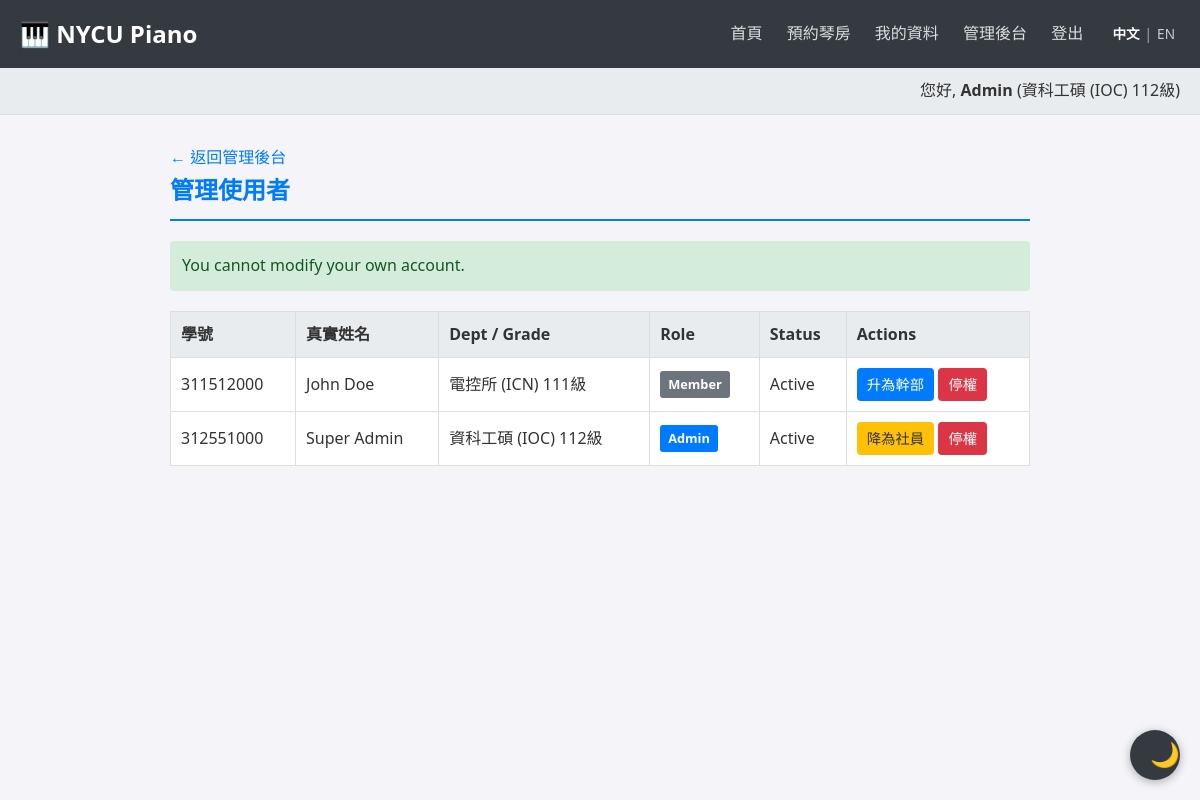
The page /admin/users.php?action=demote&id=1 (signed in) on the database its author committed.
### tables this page shows
CREATE TABLE IF NOT EXISTS users (
    id INT AUTO_INCREMENT PRIMARY KEY,
    student_id VARCHAR(50) NOT NULL UNIQUE,
    password VARCHAR(255) NOT NULL,
    real_name VARCHAR(100) NOT NULL,
    nickname VARCHAR(100),
    department VARCHAR(100),
    grade VARCHAR(20),
    role ENUM('admin', 'member') DEFAULT 'member',
    total_usage_hours FLOAT DEFAULT 0,
    status ENUM('active', 'banned') DEFAULT 'active',
    FOREIGN KEY (student_id) REFERENCES allowed_student_ids(student_id) ON DELETE CASCADE
);

### lang.php (called while the page is built, shortened)
<?php
$currentLang = $_SESSION['lang'];
function __($key) {
    global $translations, $currentLang;
    return isset($translations[$currentLang][$key]) ? $translations[$currentLang][$key] : $key;
}
?>

### admin/users.php (the view, shortened to what this page needs)
<?php
$isAdmin = true;
require '../db_connect.php';
require '../lang.php';
$stmt = $pdo->prepare("SELECT * FROM users WHERE id = ?");
$stmt->execute([$_SESSION['user_id']]);
$user = $stmt->fetch();
$message = '';
if (isset($_GET['action']) && isset($_GET['id'])) {
    $target_id = $_GET['id'];
    if ($target_id == $_SESSION['user_id']) {
        $message = "You cannot modify your own account.";
    }
}
$users_list = $pdo->query("SELECT * FROM users ORDER BY student_id")->fetchAll();
include '../header.php';
?>
<div class="container">
    <a href="dashboard.php"><?php echo __('back_to_dashboard'); ?></a>
    <h2 class="section-title"><?php echo __('manage_users'); ?></h2>
    <?php if ($message): ?>
        <div class="message success"><?php echo htmlspecialchars($message); ?></div>
    <?php endif; ?>
    <table>
        <thead>
            <tr>
                <th><?php echo __('student_id'); ?></th>
                <th><?php echo __('real_name'); ?></th>
                <th>Dept / Grade</th>
                <th>Role</th>
                <th>Status</th>
                <th>Actions</th>
            </tr>
        </thead>
        <tbody>
            <?php foreach ($users_list as $u): ?>
                <tr>
                    <td><?php echo htmlspecialchars($u['student_id']); ?></td>
                    <td><?php echo htmlspecialchars($u['real_name']); ?></td>
                    <td><?php echo htmlspecialchars($u['department']); ?> <?php echo htmlspecialchars($u['grade']); ?><?php echo __('grade_suffix'); ?></td>
                    <td>
                        <span class="badge badge-<?php echo $u['role']; ?>">
                            <?php echo ucfirst($u['role']); ?>
                        </span>
                    </td>
                    <td>
                        <?php if ($u['status'] == 'banned'): ?>
                            <span class="badge badge-banned">Banned</span>
                        <?php else: ?>
                            Active
                        <?php endif; ?>
                    </td>
                    <td>
                        <?php if ($u['role'] === 'member'): ?>
                            <a href="?action=promote&id=<?php echo $u['id']; ?>" class="btn btn-primary btn-sm" onclick="return confirm('<?php echo __('promote'); ?>?');"><?php echo __('promote'); ?></a>
                        <?php else: ?>
                            <a href="?action=demote&id=<?php echo $u['id']; ?>" class="btn btn-warning btn-sm" onclick="return confirm('<?php echo __('demote'); ?>?');"><?php echo __('demote'); ?></a>
                        <?php endif; ?>
                        <?php if ($u['status'] === 'active'): ?>
                            <a href="?action=ban&id=<?php echo $u['id']; ?>" class="btn btn-danger btn-sm" onclick="return confirm('<?php echo __('ban'); ?>?');"><?php echo __('ban'); ?></a>
                        <?php else: ?>
                            <a href="?action=unban&id=<?php echo $u['id']; ?>" class="btn btn-success btn-sm" onclick="return confirm('<?php echo __('unban'); ?>?');"><?php echo __('unban'); ?></a>
                        <?php endif; ?>
                    </td>
                </tr>
            <?php endforeach; ?>
        </tbody>
    </table>
</div>
<?php include '../footer.php'; ?>

### header.php (shortened to what this page needs)
<?php
require_once __DIR__ . '/lang.php';
?>
<!DOCTYPE html>
<html lang="<?php echo $currentLang == 'zh' ? 'zh-TW' : 'en'; ?>">
<head>
    <link rel="stylesheet" href="<?php echo isset($isAdmin) && $isAdmin ? '../style.css' : 'style.css'; ?>">
</head>
<body>
    <header>
        <div class="logo">🎹 <?php echo __('site_title'); ?></div>
        <div class="nav-links">
            <?php if (isset($_SESSION['user_id'])): ?>
                <a href="<?php echo isset($isAdmin) && $isAdmin ? '../index.php' : 'index.php'; ?>"><?php echo __('home'); ?></a>
                <a href="<?php echo isset($isAdmin) && $isAdmin ? '../reservations.php' : 'reservations.php'; ?>"><?php echo __('book_room'); ?></a>
                <a href="<?php echo isset($isAdmin) && $isAdmin ? '../profile.php' : 'profile.php'; ?>"><?php echo __('profile'); ?></a>
                <?php if (isset($_SESSION['role']) && $_SESSION['role'] === 'admin'): ?>
                    <a href="<?php echo isset($isAdmin) && $isAdmin ? 'dashboard.php' : 'admin/dashboard.php'; ?>"><?php echo __('admin_dashboard'); ?></a>
                <?php endif; ?>
                <a href="<?php echo isset($isAdmin) && $isAdmin ? '../logout.php' : 'logout.php'; ?>"><?php echo __('logout'); ?></a>
            <?php else: ?>
                <a href="login.php"><?php echo __('login'); ?></a>
                <a href="register.php"><?php echo __('register'); ?></a>
            <?php endif; ?>
            <span class="lang-switch">
                <a href="?lang=zh" class="<?php echo $currentLang == 'zh' ? 'active' : ''; ?>">中文</a>|<a href="?lang=en" class="<?php echo $currentLang == 'en' ? 'active' : ''; ?>">EN</a>
            </span>
        </div>
    </header>
    <?php if (isset($_SESSION['user_id']) && isset($user)): ?>
    <div class="user-info-bar">
        <?php echo __('hello'); ?>, <strong><?php echo htmlspecialchars($user['nickname']); ?></strong>
        (<?php echo htmlspecialchars($user['department']); ?> <?php echo htmlspecialchars($user['grade']); ?><?php echo __('grade_suffix'); ?>)
    </div>
    <?php endif; ?>

### style.css (style rules this page uses)
:root { --bg-primary: #f4f4f9; --bg-secondary: #ffffff; --bg-tertiary: #e9ecef; --text-primary: #333333; --text-secondary: #666666; --text-muted: #888888; --border-color: #dddddd; --accent-color: #007bff; --accent-hover: #0056b3; --header-bg: #343a40; --header-text: #ffffff; --card-shadow: rgba(0, 0, 0, 0.1); --success-bg: #d4edda; --success-text: #155724; --error-bg: #f8d7da; --error-text: #721c24; --btn-primary: #007bff; --btn-success: #28a745; --btn-danger: #dc3545; --btn-warning: #ffc107; }
* { box-sizing: border-box; margin: 0; padding: 0; }
body { font-family: 'Segoe UI', Tahoma, Geneva, Verdana, sans-serif; background-color: var(--bg-primary); color: var(--text-primary); line-height: 1.6; transition: background-color 0.3s ease, color 0.3s ease; }
a { color: var(--accent-color); text-decoration: none; transition: color 0.2s; }
header { background-color: var(--header-bg); color: var(--header-text); padding: 15px 20px; display: flex; justify-content: space-between; align-items: center; }
.logo { font-size: 1.5em; font-weight: bold; }
.nav-links a { color: #ddd; text-decoration: none; margin-left: 20px; transition: color 0.3s; }
.user-info-bar { background: var(--bg-tertiary); padding: 10px 20px; text-align: right; border-bottom: 1px solid var(--border-color); }
.container { max-width: 900px; margin: 30px auto; padding: 0 20px; }
.section-title { border-bottom: 2px solid var(--accent-color); padding-bottom: 10px; margin-bottom: 20px; color: var(--accent-color); }
button, .btn { display: inline-block; padding: 10px 20px; border: none; border-radius: 4px; cursor: pointer; font-size: 1em; transition: background-color 0.2s, opacity 0.2s; }
.btn-primary { background-color: var(--btn-primary); color: white; }
.btn-danger { background-color: var(--btn-danger); color: white; }
.btn-warning { background-color: var(--btn-warning); color: #333; }
.btn-sm { padding: 5px 10px; font-size: 0.9em; }
.message { padding: 12px; margin-bottom: 15px; border-radius: 4px; }
.message.success { background-color: var(--success-bg); color: var(--success-text); }
table { width: 100%; border-collapse: collapse; margin-top: 20px; background-color: var(--bg-secondary); }
th, td { border: 1px solid var(--border-color); padding: 10px; text-align: left; }
th { background-color: var(--bg-tertiary); }
.badge { display: inline-block; padding: 3px 8px; border-radius: 3px; font-size: 0.8em; font-weight: bold; }
.badge-admin { background-color: var(--btn-primary); color: white; }
.badge-member { background-color: #6c757d; color: white; }
.lang-switch { font-size: 0.85em; margin-left: 20px; color: #aaa; }
.lang-switch a { color: #ccc; margin: 0 5px; }
.lang-switch a.active { color: white; font-weight: bold; }

### rows shown on the page
users: nickname "Admin", department "資科工碩 (IOC)", grade "112", student "312551000", real_name "Super Admin", role "Admin", status "Active"
users: student "311512000", real_name "John Doe", department "電控所 (ICN)", grade "111", role "Member", status "Active"

### other values the page prints
__('site_title') "NYCU Piano"
__('home') "首頁"
__('book_room') "預約琴房"
__('profile') "我的資料"
__('admin_dashboard') "管理後台"
__('logout') "登出"
__('hello') "您好"
__('grade_suffix') "級"
__('back_to_dashboard') "← 返回管理後台"
__('manage_users') "管理使用者"
$message "You cannot modify your own account."
__('student_id') "學號"
__('real_name') "真實姓名"
